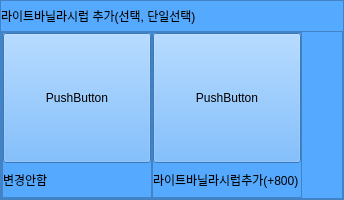
                 <widget class="QFrame" name="option_frame_5">
                  <property name="minimumSize">
                   <size>
                    <width>0</width>
                    <height>200</height>
                   </size>
                  </property>
                  <property name="styleSheet">
                   <string notr="true">background-color: rgb(105, 255, 165);
background-color: rgb(85, 170, 255);</string>
                  </property>
                  <property name="frameShape">
                   <enum>QFrame::StyledPanel</enum>
                  </property>
                  <property name="frameShadow">
                   <enum>QFrame::Raised</enum>
                  </property>
                  <layout class="QVBoxLayout" name="verticalLayout_34">
                   <property name="spacing">
                    <number>0</number>
                   </property>
                   <property name="leftMargin">
                    <number>0</number>
                   </property>
                   <property name="topMargin">
                    <number>0</number>
                   </property>
                   <property name="rightMargin">
                    <number>0</number>
                   </property>
                   <property name="bottomMargin">
                    <number>0</number>
                   </property>
                   <item>
                    <widget class="QLabel" name="option_5_title">
                     <property name="minimumSize">
                      <size>
                       <width>0</width>
                       <height>0</height>
                      </size>
                     </property>
                     <property name="maximumSize">
                      <size>
                       <width>16777215</width>
                       <height>30</height>
                      </size>
                     </property>
                     <property name="text">
                      <string>라이트바닐라시럽 추가(선택, 단일선택)</string>
                     </property>
                    </widget>
                   </item>
                   <item>
                    <widget class="QFrame" name="frame_32">
                     <property name="frameShape">
                      <enum>QFrame::StyledPanel</enum>
                     </property>
                     <property name="frameShadow">
                      <enum>QFrame::Raised</enum>
                     </property>
                     <layout class="QHBoxLayout" name="horizontalLayout_13">
                      <property name="spacing">
                       <number>0</number>
                      </property>
                      <property name="leftMargin">
                       <number>0</number>
                      </property>
                      <property name="topMargin">
                       <number>0</number>
                      </property>
                      <property name="rightMargin">
                       <number>0</number>
                      </property>
                      <property name="bottomMargin">
                       <number>0</number>
                      </property>
                      <item>
                       <widget class="QFrame" name="frame_33">
                        <property name="minimumSize">
                         <size>
                          <width>150</width>
                          <height>0</height>
                         </size>
                        </property>
                        <property name="frameShape">
                         <enum>QFrame::StyledPanel</enum>
                        </property>
                        <property name="frameShadow">
                         <enum>QFrame::Raised</enum>
                        </property>
                        <layout class="QVBoxLayout" name="verticalLayout_35">
                         <property name="spacing">
                          <number>0</number>
                         </property>
                         <property name="leftMargin">
                          <number>0</number>
                         </property>
                         <property name="topMargin">
                          <number>0</number>
                         </property>
                         <property name="rightMargin">
                          <number>0</number>
                         </property>
                         <property name="bottomMargin">
                          <number>0</number>
                         </property>
                         <item>
                          <widget class="QPushButton" name="option_5_btn_1">
                           <property name="minimumSize">
                            <size>
                             <width>0</width>
                             <height>130</height>
                            </size>
                           </property>
                           <property name="cursor">
                            <cursorShape>OpenHandCursor</cursorShape>
                           </property>
                           <property name="text">
                            <string>PushButton</string>
                           </property>
                           <property name="checkable">
                            <bool>true</bool>
                           </property>
                          </widget>
                         </item>
                         <item>
                          <widget class="QLabel" name="option_5_label_1">
                           <property name="text">
                            <string>변경안함</string>
                           </property>
                          </widget>
                         </item>
                        </layout>
                       </widget>
                      </item>
                      <item>
                       <widget class="QFrame" name="frame_34">
                        <property name="minimumSize">
                         <size>
                          <width>150</width>
                          <height>0</height>
                         </size>
                        </property>
                        <property name="frameShape">
                         <enum>QFrame::StyledPanel</enum>
                        </property>
                        <property name="frameShadow">
                         <enum>QFrame::Raised</enum>
                        </property>
                        <layout class="QVBoxLayout" name="verticalLayout_36">
                         <property name="spacing">
                          <number>0</number>
                         </property>
                         <property name="leftMargin">
                          <number>0</number>
                         </property>
                         <property name="topMargin">
                          <number>0</number>
                         </property>
                         <property name="rightMargin">
                          <number>0</number>
                         </property>
                         <property name="bottomMargin">
                          <number>0</number>
                         </property>
                         <item>
                          <widget class="QPushButton" name="option_5_btn_2">
                           <property name="minimumSize">
                            <size>
                             <width>0</width>
                             <height>130</height>
                            </size>
                           </property>
                           <property name="cursor">
                            <cursorShape>OpenHandCursor</cursorShape>
                           </property>
                           <property name="text">
                            <string>PushButton</string>
                           </property>
                           <property name="checkable">
                            <bool>true</bool>
                           </property>
                          </widget>
                         </item>
                         <item>
                          <widget class="QLabel" name="option_5_label_2">
                           <property name="text">
                            <string>라이트바닐라시럽추가(+800)</string>
                           </property>
                          </widget>
                         </item>
                        </layout>
                       </widget>
                      </item>
                      <item>
                       <spacer name="horizontalSpacer_12">
                        <property name="orientation">
                         <enum>Qt::Horizontal</enum>
                        </property>
                        <property name="sizeHint" stdset="0">
                         <size>
                          <width>40</width>
                          <height>20</height>
                         </size>
                        </property>
                       </spacer>
                      </item>
                     </layout>
                    </widget>
                   </item>
                  </layout>
                 </widget>
